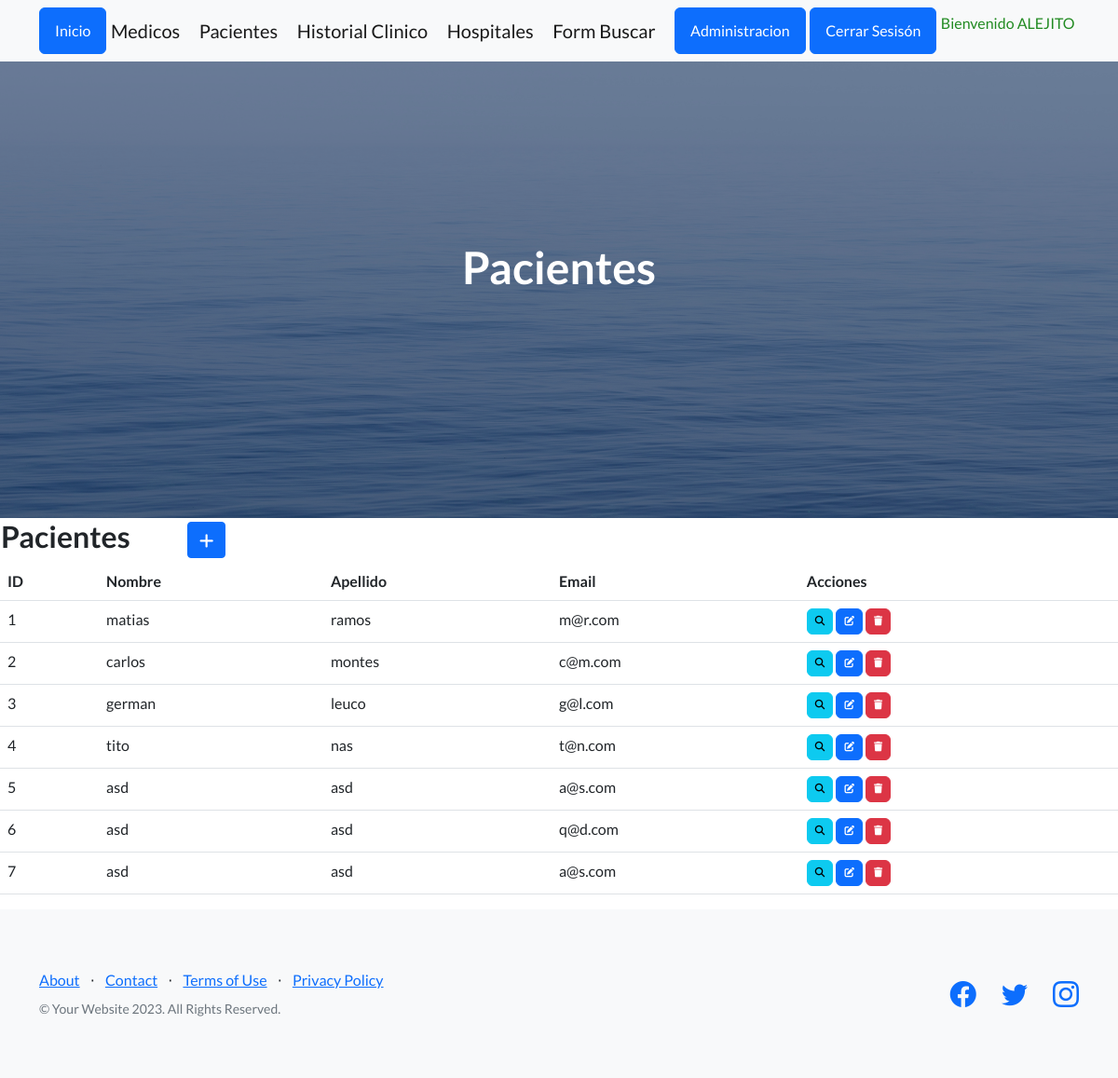
/aplicacion/paciente_list/ (signed in), run on an earlier commit of the app's database.
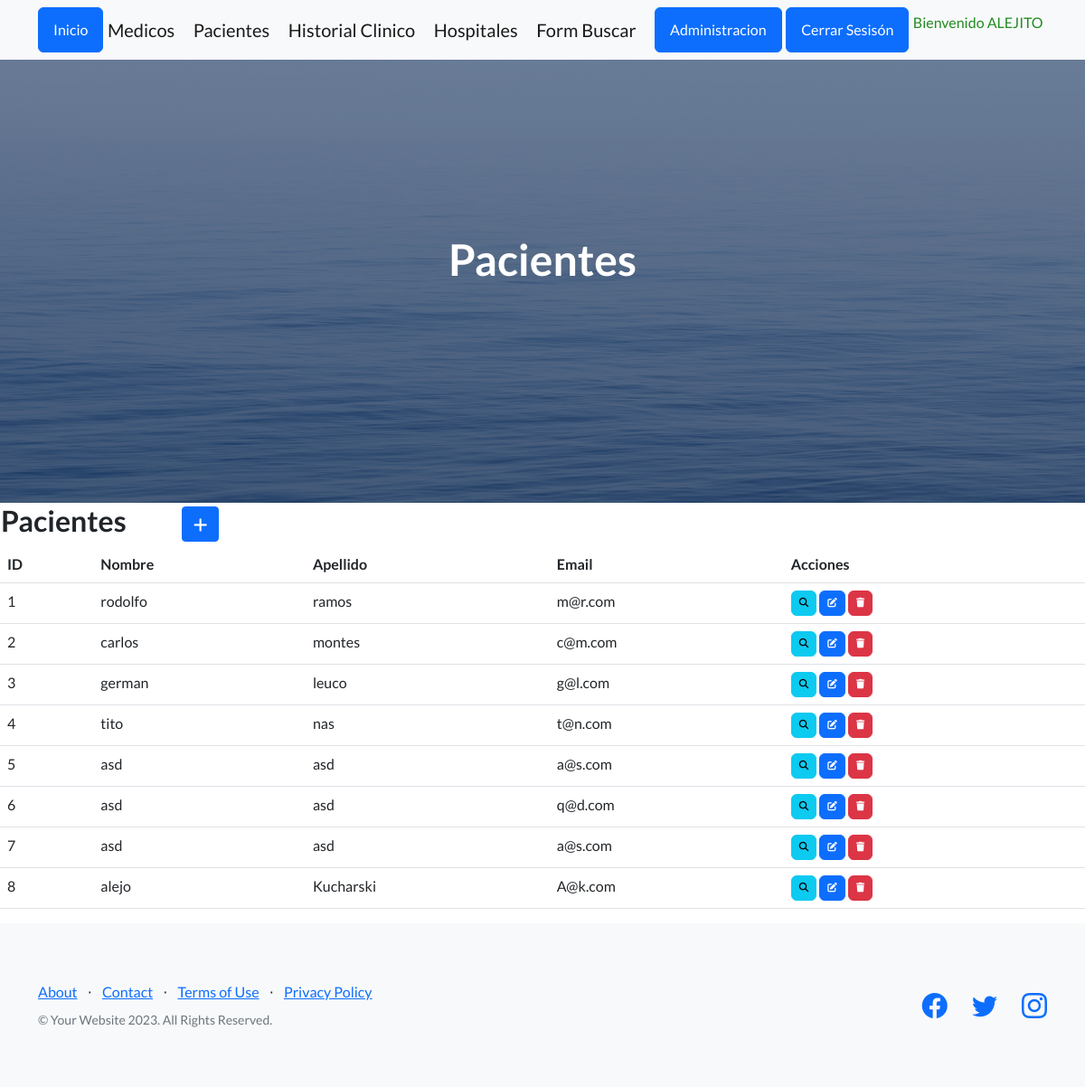
And on a later commit of the database.
### aplicacion/models.py (models this page shows, shortened)
class Paciente(models.Model):
    nombre = models.CharField(max_length=50)
    apellido = models.CharField(max_length=50)
    email = models.EmailField()

### aplicacion/views.py (the view)
# urls.py: path('paciente_list/', PacienteList.as_view(), name="pacientes"),
class PacienteList(LoginRequiredMixin, ListView):
    model = Paciente

### aplicacion/templates/aplicacion/paciente_list.html (shortened to what this page needs)
{% extends 'aplicacion/base.html' %}
{% load static %}
{% block cabecera %}
   Pacientes
{% endblock cabecera %}
{% block contenido %}
<table>
    <tr>
        <td width="200"><h2>Pacientes</h2></td>
        <td>
            <a
            href="{% url 'create_paciente' %}"
            class="btn btn-primary btn-sm"
            >
            </a>
        </td>
    </tr>
</table>
<table class="table">
  <thead>
    <tr>
      <th>ID</th>
      <th>Nombre</th>
      <th>Apellido</th>
      <th>Email</th>
      <th>Acciones</th>
    </tr>
  </thead>
  <tbody>
    {% for p in paciente_list %}
    <tr>
      <td>{{ p.id }}</td>
      <td>{{ p.nombre }}</td>
      <td>{{ p.apellido }}</td>
      <td>{{ p.email }}</td>
      <td>
        <a
        href="{% url 'detail_paciente' p.id %}"
        class="btn btn-info"
        style="--bs-btn-padding-y: .25rem; --bs-btn-padding-x: .5rem; --bs-btn-font-size: .75rem;"
        >
        </a>
        <a
          href="{% url 'update_paciente' p.id %}"
          class="btn btn-primary"
          style="--bs-btn-padding-y: .25rem; --bs-btn-padding-x: .5rem; --bs-btn-font-size: .75rem;"
          >
        </a>
        <a
          href="{% url 'delete_paciente' p.id %}"
          class="btn btn-danger"
          style="--bs-btn-padding-y: .25rem; --bs-btn-padding-x: .5rem; --bs-btn-font-size: .75rem;"
          >
        </a>
      </td>
    </tr>
    {% endfor %}
  </tbody>
</table>
{% endblock contenido %}

What changed in the data, as far as the page shows it:
changed Paciente "ramos": nombre "matias" → "rodolfo"
added Paciente: id "8", nombre "alejo", apellido "Kucharski", email "A@k.com"
